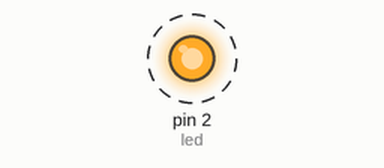
A sketch run on a simulated Arduino Uno, built with avr-gcc and run on an emulated ATmega328P. On the bench: output pins drawn as LEDs (lit = HIGH). Dashed ring = blinking.

Above: at 0.5 s.
Timing chart, 0 to 4.6 s (numbered marks = the images above):
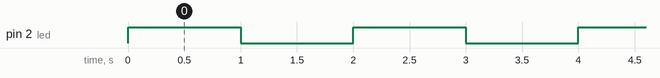

Measured:
- by itself, pin 2 (led): alternates HIGH for 1.0 s and LOW for 1.0 s

The sketch:

blink.ino
```cpp
const int led = 2;
//const int button = 3;
//int val = 0;

void setup()
{
  pinMode(led, OUTPUT);
  digitalWrite(led, LOW);
  //pinMode(button, INPUT);
}

void loop()
{
  //val = digitalRead(led);
  //if(val == HIGH)
  //{
    digitalWrite(led, HIGH);
    delay(1000);
    digitalWrite(led, LOW);
    delay(1000);
  //}
}
```
